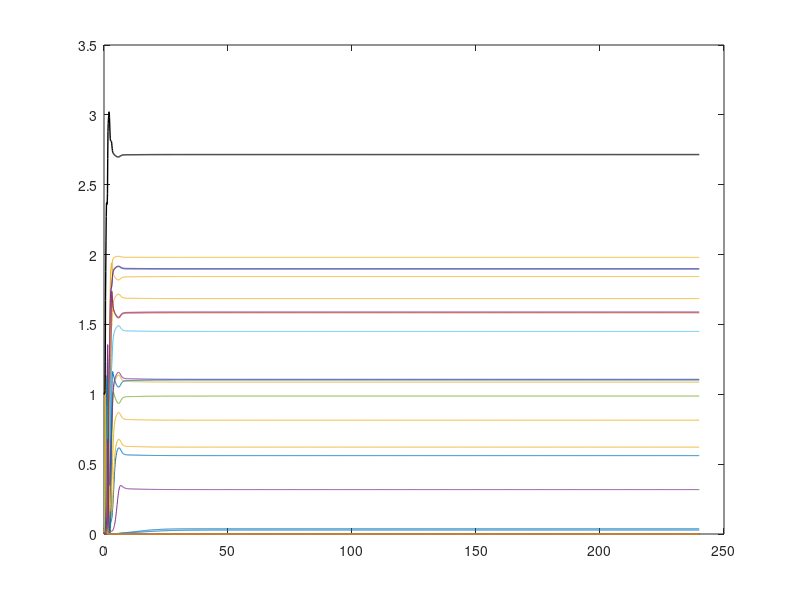

Source code (MATLAB):
% script: continuous_pH_model

S = 60;
b1 = 20*(rand(S,1)-1/2); % 3; 
b2 = 1; % b1/3; 
pc = 0.6; sig2 = 1;
K = 1;
al = 5;
fl = 1; % stabilize p
p_opt_vec = 1.4*ones(S,1) + 1*randn(S,1);
lam = 1e-5;

Gamma_p = @(p,p_opt,pc,sig2) ...
   1 - (1-exp(-(p-p_opt).^2/2./sig2))./( 1-exp(-pc^2/2./sig2) );
dn_dt_p = @(n,p,al,K,p_opt_vec,pc,sig2,lam) ...
  al*n.*(1 - n/K + Gamma_p(p,p_opt_vec,pc,sig2)) + lam;
dp_dt = @(n,p,b1,b2,al,K,p_opt_vec,pc,sig2,fl) ...
  al/S*sum( b1.*dn_dt_p(n,p,al,K,p_opt_vec,pc,sig2,lam).*...
   (dn_dt_p(n,p,al,K,p_opt_vec,pc,sig2,lam)>0) ) + al/S*b2*sum(n) - fl*(p-1);

dnp_dt = @(t,np) ...
   [(dn_dt_p(np(1:S),np(S+1),al,K,p_opt_vec,pc,sig2,lam));...
   dp_dt(np(1:S),np(S+1),b1,b2,al,K,p_opt_vec,pc,sig2,fl)];
options = odeset('AbsTol',1e-12,'RelTol',1e-12);

n0 = rand(S,1); n0 = n0/sum(n0) * K/2;
np0 = [n0 ; 1];
[T_now,NPt_now] = ode45(dnp_dt,0:0.1:240,np0,options);
plot(T_now,NPt_now(:,1:S)), hold on
plot(T_now,NPt_now(:,end),'k','LineWidth',1), hold off